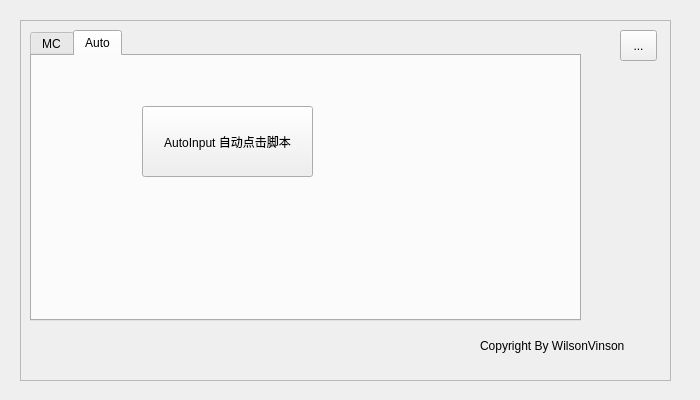
<?xml version="1.0" encoding="UTF-8"?>
<ui version="4.0">
 <author>WilsonVinson</author>
 <class>Window</class>
 <widget class="QWidget" name="Window">
  <property name="geometry">
   <rect>
    <x>0</x>
    <y>0</y>
    <width>700</width>
    <height>400</height>
   </rect>
  </property>
  <property name="windowTitle">
   <string>MoYu ToolBox 摸鱼工具箱</string>
  </property>
  <widget class="QFrame" name="frame">
   <property name="geometry">
    <rect>
     <x>20</x>
     <y>20</y>
     <width>651</width>
     <height>361</height>
    </rect>
   </property>
   <property name="frameShape">
    <enum>QFrame::StyledPanel</enum>
   </property>
   <property name="frameShadow">
    <enum>QFrame::Raised</enum>
   </property>
   <widget class="QLabel" name="label">
    <property name="geometry">
     <rect>
      <x>460</x>
      <y>310</y>
      <width>151</width>
      <height>31</height>
     </rect>
    </property>
    <property name="text">
     <string>Copyright By WilsonVinson</string>
    </property>
   </widget>
   <widget class="QToolButton" name="toolButton">
    <property name="geometry">
     <rect>
      <x>600</x>
      <y>10</y>
      <width>37</width>
      <height>31</height>
     </rect>
    </property>
    <property name="text">
     <string>...</string>
    </property>
   </widget>
   <widget class="QTabWidget" name="tabWidget">
    <property name="geometry">
     <rect>
      <x>10</x>
      <y>10</y>
      <width>551</width>
      <height>291</height>
     </rect>
    </property>
    <property name="currentIndex">
     <number>1</number>
    </property>
    <widget class="QWidget" name="mc">
     <attribute name="title">
      <string>MC</string>
     </attribute>
     <widget class="QPushButton" name="pushButton_MCServerV">
      <property name="geometry">
       <rect>
        <x>20</x>
        <y>30</y>
        <width>281</width>
        <height>91</height>
       </rect>
      </property>
      <property name="text">
       <string>Minecraft服务器 [原版服] 客户端下载</string>
      </property>
      <property name="autoDefault">
       <bool>false</bool>
      </property>
      <property name="default">
       <bool>false</bool>
      </property>
     </widget>
     <widget class="QPushButton" name="pushButton_MCServerM">
      <property name="geometry">
       <rect>
        <x>20</x>
        <y>130</y>
        <width>281</width>
        <height>91</height>
       </rect>
      </property>
      <property name="text">
       <string>Minecraft服务器 [模组服] 客户端下载</string>
      </property>
      <property name="autoDefault">
       <bool>false</bool>
      </property>
      <property name="default">
       <bool>false</bool>
      </property>
     </widget>
    </widget>
    <widget class="QWidget" name="auto_2">
     <attribute name="title">
      <string>Auto</string>
     </attribute>
     <widget class="QPushButton" name="pushButton_AutoInput">
      <property name="geometry">
       <rect>
        <x>110</x>
        <y>50</y>
        <width>171</width>
        <height>71</height>
       </rect>
      </property>
      <property name="text">
       <string>AutoInput 自动点击脚本</string>
      </property>
     </widget>
    </widget>
   </widget>
  </widget>
 </widget>
 <resources/>
 <connections/>
</ui>
